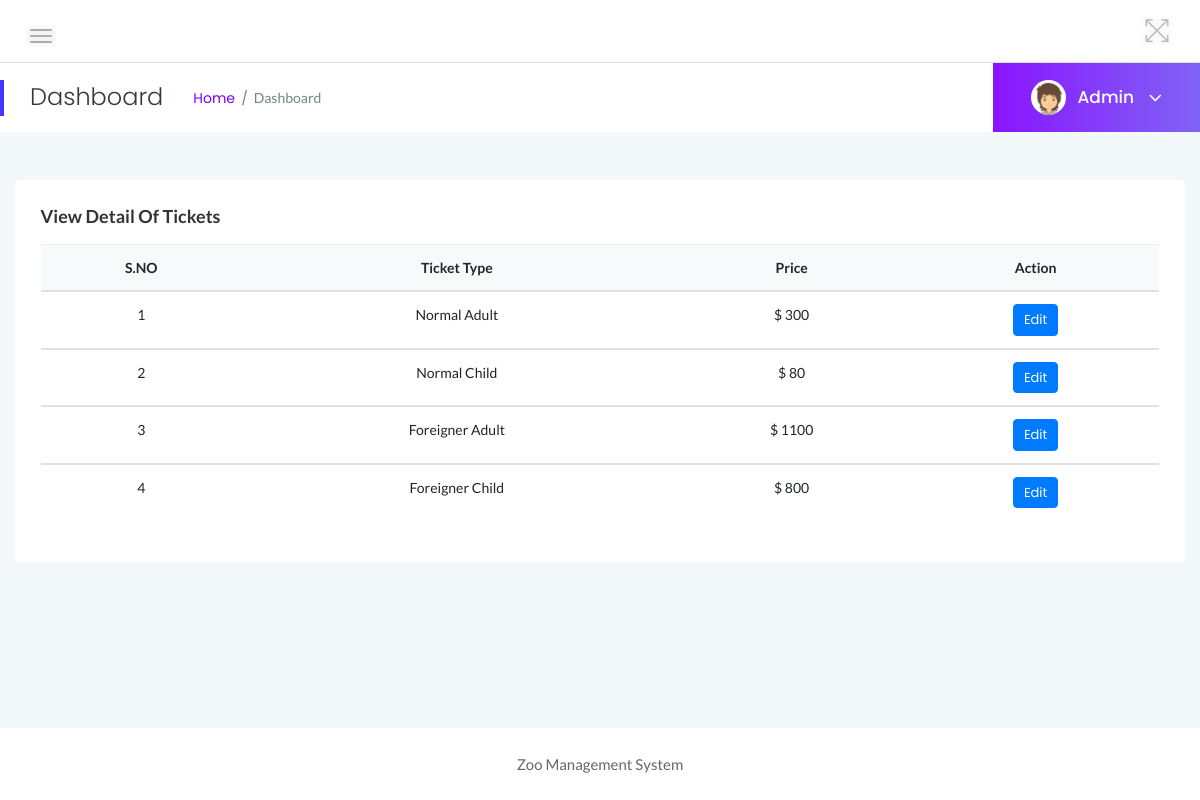
/zms/admin/manage-ticket.php (signed in), run on the app's committed database.
### tables this page shows
CREATE TABLE `tbltickettype` (
  `ID` int(10) NOT NULL,
  `TicketType` varchar(200) DEFAULT NULL,
  `Price` varchar(50) DEFAULT NULL,
  `CreationDate` timestamp NULL DEFAULT current_timestamp()
);

### zms/admin/manage-ticket.php (the view, shortened to what this page needs)
<?php
include('includes/dbconnection.php');
if (strlen($_SESSION['zmsaid']==0)) {
  header('location:logout.php');
  } else{
?>
<!doctype html>
<html class="no-js" lang="en">
<head>
    <link rel="stylesheet" href="assets/css/bootstrap.min.css">
    <link rel="stylesheet" href="assets/css/font-awesome.min.css">
    <link rel="stylesheet" href="assets/css/themify-icons.css">
    <link rel="stylesheet" href="assets/css/metisMenu.css">
    <link rel="stylesheet" href="assets/css/owl.carousel.min.css">
    <link rel="stylesheet" href="assets/css/slicknav.min.css">
    <link rel="stylesheet" href="https://www.amcharts.com/lib/3/plugins/export/export.css" type="text/css" media="all" />
    <link rel="stylesheet" type="text/css" href="https://cdn.datatables.net/1.10.19/css/jquery.dataTables.css">
    <link rel="stylesheet" type="text/css" href="https://cdn.datatables.net/1.10.18/css/dataTables.bootstrap4.min.css">
    <link rel="stylesheet" type="text/css" href="https://cdn.datatables.net/responsive/2.2.3/css/responsive.bootstrap.min.css">
    <link rel="stylesheet" type="text/css" href="https://cdn.datatables.net/responsive/2.2.3/css/responsive.jqueryui.min.css">
    <link rel="stylesheet" href="assets/css/typography.css">
    <link rel="stylesheet" href="assets/css/default-css.css">
    <link rel="stylesheet" href="assets/css/styles.css">
    <link rel="stylesheet" href="assets/css/responsive.css">
</head>
<body>
    <div class="page-container">
        <div class="main-content">
          <?php include_once('includes/header.php');?>
            <?php include_once('includes/pagetitle.php');?>
            <div class="main-content-inner">
                <div class="row">
                    <div class="col-12 mt-5">
                        <div class="card">
                            <div class="card-body">
                                <h4 class="header-title">View Detail of Tickets</h4>
                                <div class="data-tables">
                <table class="table text-center">
                                        <thead class="bg-light text-capitalize">
                                            <tr>
                                                <th>S.NO</th>
                                                <th>Ticket Type</th>
                                                <th>Price</th>
                                                <th>Action</th>
                                            </tr>
                                        </thead>
                                         <?php
$ret=mysqli_query($con,"select * from tbltickettype");
$cnt=1;
while ($row=mysqli_fetch_array($ret)) {
?>
                                        <tbody>
          <tr data-expanded="true">
            <td><?php echo $cnt;?></td>
                  <td><?php  echo $row['TicketType'];?></td>
                  <td> $ <?php  echo $row['Price'];?></td>
                  <td><a href="edit-ticket.php?editid=<?php echo $row['ID'];?>" class="btn btn-primary btn-xs">Edit</a>
                </tr>
                <?php
$cnt=$cnt+1;
}?>
 </tbody>
                                    </table>
                                </div>
                            </div>
                        </div>
                    </div>
                </div>
            </div>
        </div>
        <?php include_once('includes/footer.php');?>
    </div>
</body>
</html>
<?php }  ?>

### zms/admin/includes/pagetitle.php (shortened to what this page needs)
<?php
include('includes/dbconnection.php');
?>
<div class="page-title-area">
                <div class="row align-items-center">
                    <div class="col-sm-6">
                        <div class="breadcrumbs-area clearfix">
                            <h4 class="page-title pull-left">Dashboard</h4>
                            <ul class="breadcrumbs pull-left">
                                <li><a href="dashboard.php">Home</a></li>
                                <li><span>Dashboard</span></li>
                            </ul>
                        </div>
                    </div>
                    <div class="col-sm-6 clearfix">
                        <div class="user-profile pull-right">
                            <img class="avatar user-thumb" src="assets/images/author/avatar.png" alt="avatar">
                            <?php
$adid=$_SESSION['zmsaid'];
$ret=mysqli_query($con,"select AdminName from tbladmin where ID='$adid'");
$row=mysqli_fetch_array($ret);
$name=$row['AdminName'];
?>
                            <h4 class="user-name dropdown-toggle" data-toggle="dropdown"><?php echo $name; ?> <i class="fa fa-angle-down"></i></h4>
                        </div>
                    </div>
                </div>
            </div>

### zms/admin/assets/css/typography.css (style rules this page uses)
body { font-size: 14px; font-family: 'Lato', sans-serif; }
h1, h2, h3, h4, h5, h6 { margin: 0; font-family: 'Poppins', sans-serif; }
a, a:visited { text-decoration: none; transition: all 0.3s ease-in-out; -webkit-transition: all 0.3s ease-in-out; -moz-transition: all 0.3s ease-in-out; -o-transition: all 0.3s ease-in-out; outline: 0; font-family: 'Poppins', sans-serif; }
ul, ol { margin-bottom: 0px; margin-top: 0px; padding: 0; }
ul { margin: 0; list-style-type: none; }

### zms/admin/assets/css/default-css.css (style rules this page uses)
* { margin: 0; padding: 0; box-sizing: border-box; }
*, *:before, *:after { -moz-box-sizing: border-box; -webkit-box-sizing: border-box; box-sizing: border-box; }
html { -webkit-font-smoothing: antialiased; }
body { background: #fff; font-weight: normal; -webkit-font-smoothing: antialiased; -webkit-text-size-adjust: 100%; }
img { max-width: 100%; height: auto; }
:root { --primary-color: #4336FB; }

### zms/admin/assets/css/styles.css (style rules this page uses)
.page-container { width: 100%; height: 100%; min-height: 100vh; padding-left: 280px; -webkit-transition: padding-left 0.3s ease 0s; transition: padding-left 0.3s ease 0s; }
.card { border: none; border-radius: 4px; background-color: #fff; -webkit-transition: all 0.3s ease 0s; transition: all 0.3s ease 0s; }
.card-body { padding: 25.6px; padding: 1.6rem; }
.main-content { width: 100%; background: #F3F8FB; }
.main-content-inner { padding: 0 30px 50px; }
.page-title-area { padding: 0 30px; background: #fff; position: relative; }
.page-title-area:before { content: ''; position: absolute; left: 0; top: 50%; width: 4px; height: 36px; background: var(--primary-color); -webkit-transform: translateY(-50%); transform: translateY(-50%); }
.page-title { font-size: 24px; font-weight: 300; color: #313b3d; letter-spacing: 0; margin-right: 30px; }
ul.breadcrumbs { margin-top: 4px; }
.breadcrumbs li { display: inline-block; }
.breadcrumbs li a, .breadcrumbs li span { display: block; font-size: 14px; font-weight: 400; color: #7801ff; letter-spacing: 0; margin-right: 16px; position: relative; }
.breadcrumbs li a:before { content: '/'; color: #768387; position: absolute; right: -13px; top: 0; }
.breadcrumbs li span { margin-right: 0; color: #768387; text-transform: capitalize; }
.user-profile { margin-right: -30px; display: -webkit-box; display: -ms-flexbox; display: flex; -webkit-box-align: center; -ms-flex-align: center; align-items: center; -ms-flex-wrap: wrap; flex-wrap: wrap; background: -webkit-linear-gradient(left, #8914fe 0%, #8063f5 100%); background: linear-gradient(to right, #8914fe 0%, #8063f5 100%); padding: 17px 38px; position: relative; }
.user-profile img.avatar { height: 35px; width: 35px; border-radius: 50%; margin-right: 12px; }
.user-name { font-size: 17px; font-weight: 500; color: #fff; letter-spacing: 0; cursor: pointer; -webkit-user-select: none; -moz-user-select: none; -ms-user-select: none; user-select: none; }
.user-name i { margin-left: 10px; font-size: 21px; vertical-align: middle; position: relative; }
.notification-area .dropdown-toggle, .user-name.dropdown-toggle { position: relative; }
.notification-area .dropdown-toggle:after, .user-name.dropdown-toggle:after { display: none; }
.header-title { font-family: 'Lato', sans-serif; font-size: 18px; font-weight: 600; letter-spacing: 0; color: #333; text-transform: capitalize; margin-bottom: 17px; }
.btn { padding: 11px 17px; font-size: 13px; letter-spacing: 0; }
.btn-xs { padding: 5px 10px; }
table tr th { border-bottom: none; }
table tr th, table tr td { border-top: 1px solid rgba(120, 130, 140, 0.13) !important; }

### zms/admin/assets/css/responsive.css (style rules this page uses)
@media (min-width: 1200px) and (max-width: 1364px) { .main-content-inner { padding: 0 15px 50px; } }
@media (min-width: 1200px) and (max-width: 1364px) { .page-container, .sbar_collapsed.page-container { padding-left: 0; } }

### data on the page
tbltickettype: TicketType "Normal Adult", Price "300"
tbltickettype: TicketType "Normal Child", Price "80"
tbltickettype: TicketType "Foreigner Adult", Price "1100"
tbltickettype: TicketType "Foreigner Child", Price "800"

### other printed values
$name "Admin"
